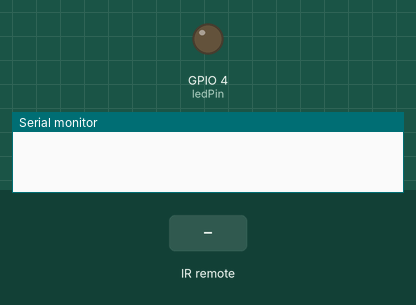
Bench run of a sketch on a simulated ESP8266 (NodeMCU). Shown: output pins drawn as LEDs (lit = HIGH), the last lines printed to the serial monitor. The test bench sets the inputs (shaded band).

Above: at 1.2 s.
1.3 s: infrared code 0xFFC03F received
At 2.0 s:
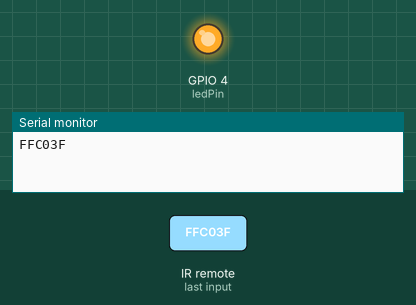
2.8 s: infrared code 0xFF906F received
At 3.1 s:
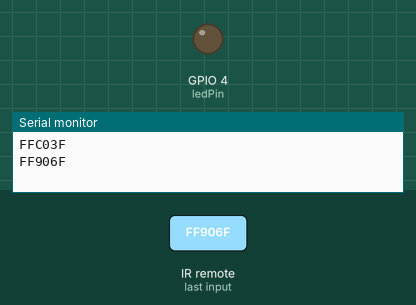
Timing chart, 0 to 5.8 s (numbered marks = the images above; inputs shaded):
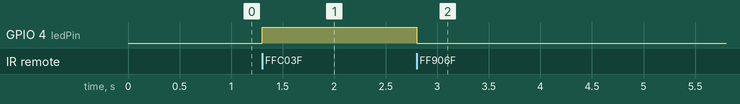

The sketch:

control-led-with-IR.ino
```cpp
#include <IRremoteESP8266.h>
#include <IRrecv.h>

IRrecv irrecv(2);
decode_results results;
const int ledPin = 4;
void setup() {
  // put your setup code here, to run once:
  irrecv.enableIRIn();
  pinMode(ledPin,OUTPUT);
  // Serial.println(results.value, HEX);
  Serial.begin(115200);

}

void loop() {
  // put your main code here, to run repeatedly:
  if(irrecv.decode(&results)){
    Serial.println(results.value,HEX);
    if(results.value == 0xFFC03F){
      digitalWrite(ledPin,HIGH);
    }
    else if(results.value == 0xFF906F){
      digitalWrite(ledPin,LOW);
    }
    delay(200);
    irrecv.resume();

  }
}
```

Measured:
- after the input at 1.3 s, GPIO 4 (ledPin): LOW → HIGH at once
- after the input at 2.8 s, GPIO 4 (ledPin): HIGH → LOW at once
